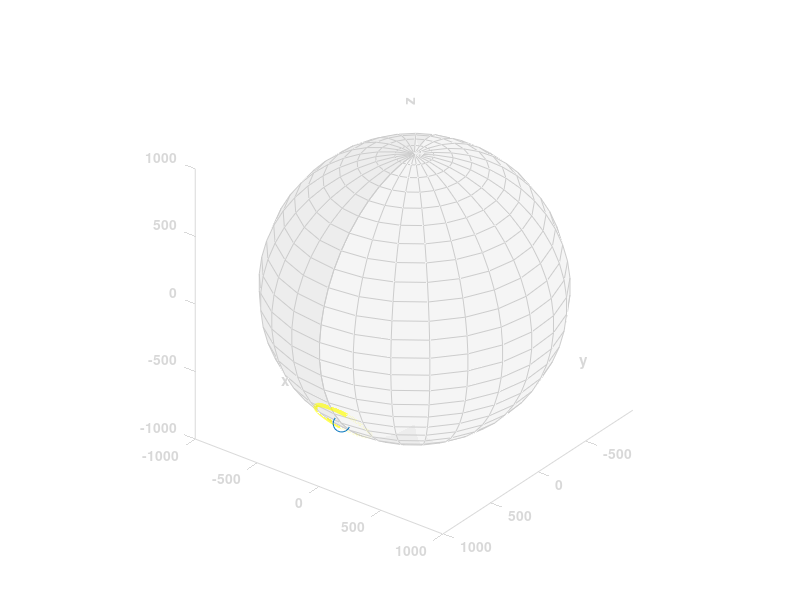

Here is the MATLAB script that generated this plot: (Note: this script raises an error after producing the figure.)
clc; clear; close all;

d = 200; % nm, displacement (arc length)
sigma = 50; % nm, presumed estimated std of the diffusion
R = 1000; % nm, radius of the condensate
whitebg;
%% part 0 : circle on a 3D sphere;
centerInit = [0;0;R];
Ry = @(theta) [cosd(theta), 0, sind(theta);     
                0,  1,  0;
               -sind(theta), 0, cosd(theta)];
beta = linspace(-180,180,1000);
circInit = [d*sind(beta);d*cosd(beta);sqrt(R^2-d^2)*ones(size(beta))];

rotAngle = 130; 
centerRot = Ry(rotAngle)*centerInit;
circRot = Ry(rotAngle)*circInit;

[X,Y,Z] = sphere(25); %
figure('Position',[100,100,600,600]); 
hold on     
surface(R*X,R*Y,R*Z,'FaceColor',[0.8,0.8,0.8],'FaceAlpha',0.2,...
            'FaceLighting', 'gouraud','EdgeColor',[0.8,0.8,0.8]);
plot3(circRot(1,:),circRot(2,:),circRot(3,:),'y','LineWidth',3); 
scatter3(centerRot(1),centerRot(2),centerRot(3),150,'y.'); axis image; 
plot(circRot(1,:),circRot(2,:),'r--','LineWidth',1.5); 
scatter(centerRot(1),centerRot(2),150,'r.'); axis image; 
% set(gcf, 'color', 'none');   
% set(gca, 'color', 'none');
view(127.5,30); axis equal; box off; 
xlabel('x','Position',[1.4,0]*R); 
ylabel('y','Position',[0,1.4]*R); 
zlabel('z','Position',[0,0,1.4]*R); 
set(gca,'FontSize',10,'FontWeight','bold');
ax = gca;                        % gets the current axes
ax.FontSize = 12;
ax.FontWeight = 'bold';
ax.LineWidth = 1.5;
ax.XAxis.FirstCrossoverValue  = 0; % X crossover with Y axis
ax.XAxis.SecondCrossoverValue  = 0; % X crossover with Z axis
ax.YAxis.FirstCrossoverValue  = 0; % Y crossover with X axis
ax.YAxis.SecondCrossoverValue  = 0; % Y crossover with Z axis
ax.ZAxis.FirstCrossoverValue  = 0; % Z crossover with X axis
ax.ZAxis.SecondCrossoverValue = 0; % Z crossover with Y axis
%% Suppl part 0: save as gif
% rotAngle = linspace(0,179,100);
% 
% for ii=1:length(rotAngle)
%     centerRot = Ry(rotAngle(ii))*centerInit;
%     circRot = Ry(rotAngle(ii))*circInit;
% 
% 
%     figure('Position',[100,100,600,600]); 
%     hold on     
%     surface(R*X,R*Y,R*Z,'FaceColor',[0.8,0.8,0.8],'FaceAlpha',0.2,...
%                 'FaceLighting', 'gouraud','EdgeColor',[0.8,0.8,0.8]);
%     plot3(circRot(1,:),circRot(2,:),circRot(3,:),'y','LineWidth',3); 
%     scatter3(centerRot(1),centerRot(2),centerRot(3),150,'y.'); axis image; 
%     plot(circRot(1,:),circRot(2,:),'r--','LineWidth',1.5); 
%     scatter(centerRot(1),centerRot(2),150,'r.'); axis image; 
%     % set(gcf, 'color', 'none');   
%     % set(gca, 'color', 'none');
%     view(127.5,30); axis equal; box off; 
%     xlabel('x','Position',[1.4,0]*R); 
%     ylabel('y','Position',[0,1.4]*R); 
%     zlabel('z','Position',[0,0,1.4]*R); 
%     set(gca,'FontSize',10,'FontWeight','bold');
%     ax = gca;                        % gets the current axes
%     ax.FontSize = 12;
%     ax.FontWeight = 'bold';
%     ax.LineWidth = 1.5;
%     ax.XAxis.FirstCrossoverValue  = 0; % X crossover with Y axis
%     ax.XAxis.SecondCrossoverValue  = 0; % X crossover with Z axis
%     ax.YAxis.FirstCrossoverValue  = 0; % Y crossover with X axis
%     ax.YAxis.SecondCrossoverValue  = 0; % Y crossover with Z axis
%     ax.ZAxis.FirstCrossoverValue  = 0; % Z crossover with X axis
%     ax.ZAxis.SecondCrossoverValue = 0; % Z crossover with Y axis
% 
%     frame1 = getframe(gcf);
%     im1 = frame2im(frame1);
%     [A1,map1] = rgb2ind(im1,256);
%     if ii == 1    
%         imwrite(A1,map1,'SphereProjected - Circle.gif')
%     else
%         imwrite(A1,map1,'SphereProjected - Circle.gif','WriteMode','append','DelayTime',0.1)
%     end
%     close all;
% end
%% Part 1: 1D simulation of theta on diffusion
alpha = asind(d/R);

theta1 = alpha:0.01:(90-alpha);
theta2 = (90-alpha): 0.01: 90;
theta3 = 90: 0.01: (90+alpha);
theta4 = (90+alpha):0.01: (180-alpha);

func1 = @(theta) R*abs(sind(theta)-sind(theta-alpha));
func2 = @(theta) R*abs(sind(theta)-sind(theta+alpha));
func3 = @(theta) R*abs(1-sind(theta));

figure; hold on;
l1 = plot(theta1,func1(theta1),'y','LineWidth',2,'DisplayName','Inward');
plot(theta2,func1(theta2),'y','LineWidth',2);
plot(theta3,func2(theta3),'y','LineWidth',2);
plot(theta4,func2(theta4),'y','LineWidth',2);

l2 = plot(theta1,func2(theta1),'r','LineWidth',2,'DisplayName','Outward');
plot(theta2,func3(theta2),'r','LineWidth',2);
plot(theta3,func3(theta3),'r','LineWidth',2);
plot(theta4,func1(theta4),'r','LineWidth',2);

legend([l1,l2]);
title(['Displacement per 10 ms = ', num2str(d),' nm']);
xlabel('\theta'); ylabel('2D projected perpendicular displacement')

%% Part 2: 3D to 2D realization projection (circles)
% assume x-y-z coordinate while we only consider the isotropic diffusion on
% the surface of a condensate, and it will rotate along the y-axis towards
% x-positive, and form a \theta angle to z-positive.
%
% all diffusion surrounds a center, which is the origin of the projected
% coordinates. Here are some conversion after projection:
%
% y-positive/negative -> parallel positive/negative (this can be reversed,
% doesn't matter)
% x-positive -> perpendicular outward
% x-negative -> perpendicular inward
%
% For simplicity, I use the projected length to generate a circle with 
% close enough arc lengths 
centerInit = [0;0;R];
Ry = @(theta) [cosd(theta), 0, sind(theta);     
                0,  1,  0;
               -sind(theta), 0, cosd(theta)];
beta = linspace(-180,180,1000);
circInit = [d*sind(beta);d*cosd(beta);sqrt(R^2-d^2)*ones(size(beta))];

rotAngle = 75; 
centerRot = Ry(rotAngle)*centerInit;
circRot = Ry(rotAngle)*circInit;

figure; hold on; plot(R*sind(beta),R*cosd(beta),'w','LineStyle','--');
plot(circInit(2,:),circInit(1,:),'r','LineWidth',1); 
scatter(centerInit(2),centerInit(1),'r.'); axis image; 
xlim([-1000,1000]);ylim([-1000,1000]);
title('Projected sotropic diffusion projection at center');
subtitle(['with displacement of ', num2str(d),' nm']);
xlabel('Parallel diffusion'); ylabel('Perpendicular diffusion')

figure('Position',[800,100,433,910]);
tiledlayout(2,1,'TileSpacing','compact'); 
nexttile;
hold on; plot(R*sind(beta),R*cosd(beta),'w','LineStyle','--');
plot(circRot(2,:),circRot(1,:),'r','LineWidth',1); 
scatter(centerRot(2),centerRot(1),'r.'); axis image; 
set(gca,'YDir','reverse');
xlim([-1000,1000]);ylim([-1000,1000]); hold off;
title('Projected sotropic diffusion projection');
subtitle(['with displacement of ', num2str(d),' nm, \theta = ', ...
    num2str(rotAngle),'^\circ']);
xlabel('Parallel diffusion (nm) as a circle'); 
ylabel('Perpendicular diffusion (nm) as a circle')
nexttile
hold on; plot(circRot(2,:),circRot(1,:),'r','LineWidth',2); axis image; 
set(gca,'YDir','reverse');
scatter(centerRot(2),centerRot(1),'r','filled');
xlabel('Par'); ylabel('Perp')
%% Save Part 2 as gif
% rotAngle = linspace(0,89,100);
% for ii=1:length(rotAngle)
%     centerRot = Ry(rotAngle(ii))*centerInit;
%     circRot = Ry(rotAngle(ii))*circInit;
% 
% 
%     figure('Position',[800,100,433,910]);
%     tiledlayout(2,1,'TileSpacing','compact'); 
%     nexttile;
%     hold on; plot(R*sind(beta),R*cosd(beta),'w','LineStyle','--');
%     plot(circRot(2,:),circRot(1,:),'r','LineWidth',1); 
%     scatter(centerRot(2),centerRot(1),'r.'); axis image; 
%     set(gca,'YDir','reverse');
%     xlim([-1000,1000]);ylim([-1000,1000]); hold off;
%     title('Projected sotropic diffusion projection');
%     subtitle(['with displacement of ', num2str(d),' nm, \theta = ', ...
%         num2str(rotAngle(ii)),'^\circ']);
%     xlabel('Parallel diffusion (nm) as a circle'); 
%     ylabel('Perpendicular diffusion (nm) as a circle')
%     nexttile
%     hold on; plot(circRot(2,:),circRot(1,:),'r','LineWidth',2); axis image; 
%     set(gca,'YDir','reverse');
%     scatter(centerRot(2),centerRot(1),'r','filled');
%     xlabel('Par'); ylabel('Perp')
% 
%     frame1 = getframe(gcf);
%     im1 = frame2im(frame1);
%     [A1,map1] = rgb2ind(im1,256);
%     if ii == 1    
%         imwrite(A1,map1,'SphereIsotropicDiffusion - Circle.gif')
%     else
%         imwrite(A1,map1,'SphereIsotropicDiffusion - Circle.gif','WriteMode','append','DelayTime',0.1)
%     end
%     close all;
% end
%% Part 3: Use gaussian distributed displacement, then 2D gauss fit
% Here use a simple 2D gaussian on a projected plane to simulate
% For complete gaussian distribution on sphere, check: 
%       5-parameter Fisher–Bingham distribution
dataN = 1000;
xInit = normrnd(0,sigma,[1,1000]);
yInit = normrnd(0,sigma,[1,1000]);
zInit = sqrt(R^2-(xInit.^2+yInit.^2));

DiffInit = [xInit;yInit;zInit];
binsNum = 40; binsLimit = [-200,200];
%%
% the same codes in part 2
centerInit = [0;0;R];
Ry = @(theta) [cosd(theta), 0, sind(theta);     
                0,  1,  0;
               -sind(theta), 0, cosd(theta)];
beta = linspace(-180,180,1000);
rotAngle = 79; 
centerRot = Ry(rotAngle)*centerInit;
DiffRot = Ry(rotAngle)*DiffInit;
% New plotting
figure; hold on; plot(R*sind(beta),R*cosd(beta),'y','LineStyle','--');
scatter(DiffInit(2,:),DiffInit(1,:),6,'r.','LineWidth',1); 
scatter(centerInit(2),centerInit(1),300,'w.'); axis image; 
xlim([-1000,1000]);ylim([-1000,1000]);
title('Projected sotropic diffusion projection at center');
subtitle(['with displacement std of ', num2str(d),' nm']);
xlabel('Parallel diffusion'); ylabel('Perpendicular diffusion')


figure('Position',[800,100,433,910]);
tiledlayout(2,1,'TileSpacing','compact'); 
nexttile;
hold on; plot(R*sind(beta),R*cosd(beta),'y','LineStyle','--');
scatter(DiffRot(2,:),DiffRot(1,:),6,'r.'); 
scatter(centerRot(2),centerRot(1),300,'w.'); axis image; 
set(gca,'YDir','reverse');
xlim([-1000,1000]);ylim([-1000,1000]); hold off;
title('Projected sotropic diffusion projection');
subtitle(['with displacement of ', num2str(d),' nm, \theta = ', ...
    num2str(rotAngle),'^\circ']);
xlabel('Parallel diffusion circle'); ylabel('Perpendicular diffusion circle')

nexttile
hold on; scatter(DiffRot(2,:),DiffRot(1,:),6,'r.'); 
axis image; 
set(gca,'YDir','reverse');
scatter(centerRot(2),centerRot(1),300,'w.');
xlabel('Par'); ylabel('Perp')

% 2D gaussian fitting
jump_par_list = (DiffRot(2,:) - centerRot(2))';
jump_perp_list = (DiffRot(1,:) - centerRot(1))';

[mu_x, mu_y, sigma_x, sigma_y, angle, fiterr, rr, fig1, fig2] = diffusion2Dgauss(jump_par_list,jump_perp_list);  
%%% this gaussian fitting will need replaced soon.

pd_perp = fitdist(jump_perp_list,'Normal');
pd_par = fitdist(jump_par_list,'Normal');
ci99_perp = paramci(pd_perp,'Alpha',.01);
ci99_par = paramci(pd_par,'Alpha',.01);
figure1 = figure('Position',[100,100,900,350]); 
h1 = histfit_YQdefined(jump_perp_list,"normal",binsLimit,binsNum);  hold on;
h2 = histfit_YQdefined(jump_par_list,"normal",binsLimit,binsNum); 
set(h1(1),'facecolor',"#D95319",'faceAlpha',0.7,'DisplayName','perpendicular'); set(h1(2),'color',"#D95319")
set(h2(1),'facecolor',"#4DBEEE",'faceAlpha',0.6,'DisplayName','parallel'); set(h2(2),'color', "#4DBEEE")
legend([h1(1),h2(1)]);

xlabel('Displacement per 10ms'), ylabel('counts');   
title('Displacement per frame of molecules'); xlim([-300,300]);

createtextbox_gaussfit_annotate(figure1,pd_perp,pd_par,ci99_perp,ci99_par);
%% suppl part 3: recreate part 1 with the fitted results
